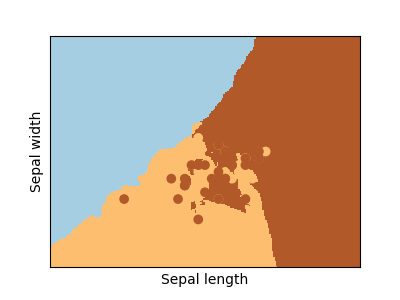

Reproduce this figure in Python.
# print __doc__


# Code source: Gael Varoqueux
# Modified for Documentation merge by Jaques Grobler
# License: BSD

import numpy as np
import pylab as pl
from sklearn import neighbors, datasets

# import some data to play with
iris = datasets.load_iris()
X = iris.data[:, :2] # we only take the first two features. 
Y = iris.target


h = .02 # step size in the mesh

knn=neighbors.KNeighborsClassifier()

# we create an instance of Neighbours Classifier and fit the data.
knn.fit(X, Y)

# Plot the decision boundary. For that, we will asign a color to each
# point in the mesh [x_min, m_max]x[y_min, y_max].
x_min, x_max = X[:,0].min() - .5, X[:,0].max() + .5
y_min, y_max = X[:,1].min() - .5, X[:,1].max() + .5
xx, yy = np.meshgrid(np.arange(x_min, x_max, h), np.arange(y_min, y_max, h))
Z = knn.predict(np.c_[xx.ravel(), yy.ravel()])

# Put the result into a color plot
Z = Z.reshape(xx.shape)
pl.figure(1, figsize=(4, 3))
pl.set_cmap(pl.cm.Paired)
pl.pcolormesh(xx, yy, Z)

# Plot also the training points
pl.scatter(X[:,0], X[:,1],c=Y )
pl.xlabel('Sepal length')
pl.ylabel('Sepal width')

pl.xlim(xx.min(), xx.max())
pl.ylim(yy.min(), yy.max())
pl.xticks(())
pl.yticks(())

pl.show()
